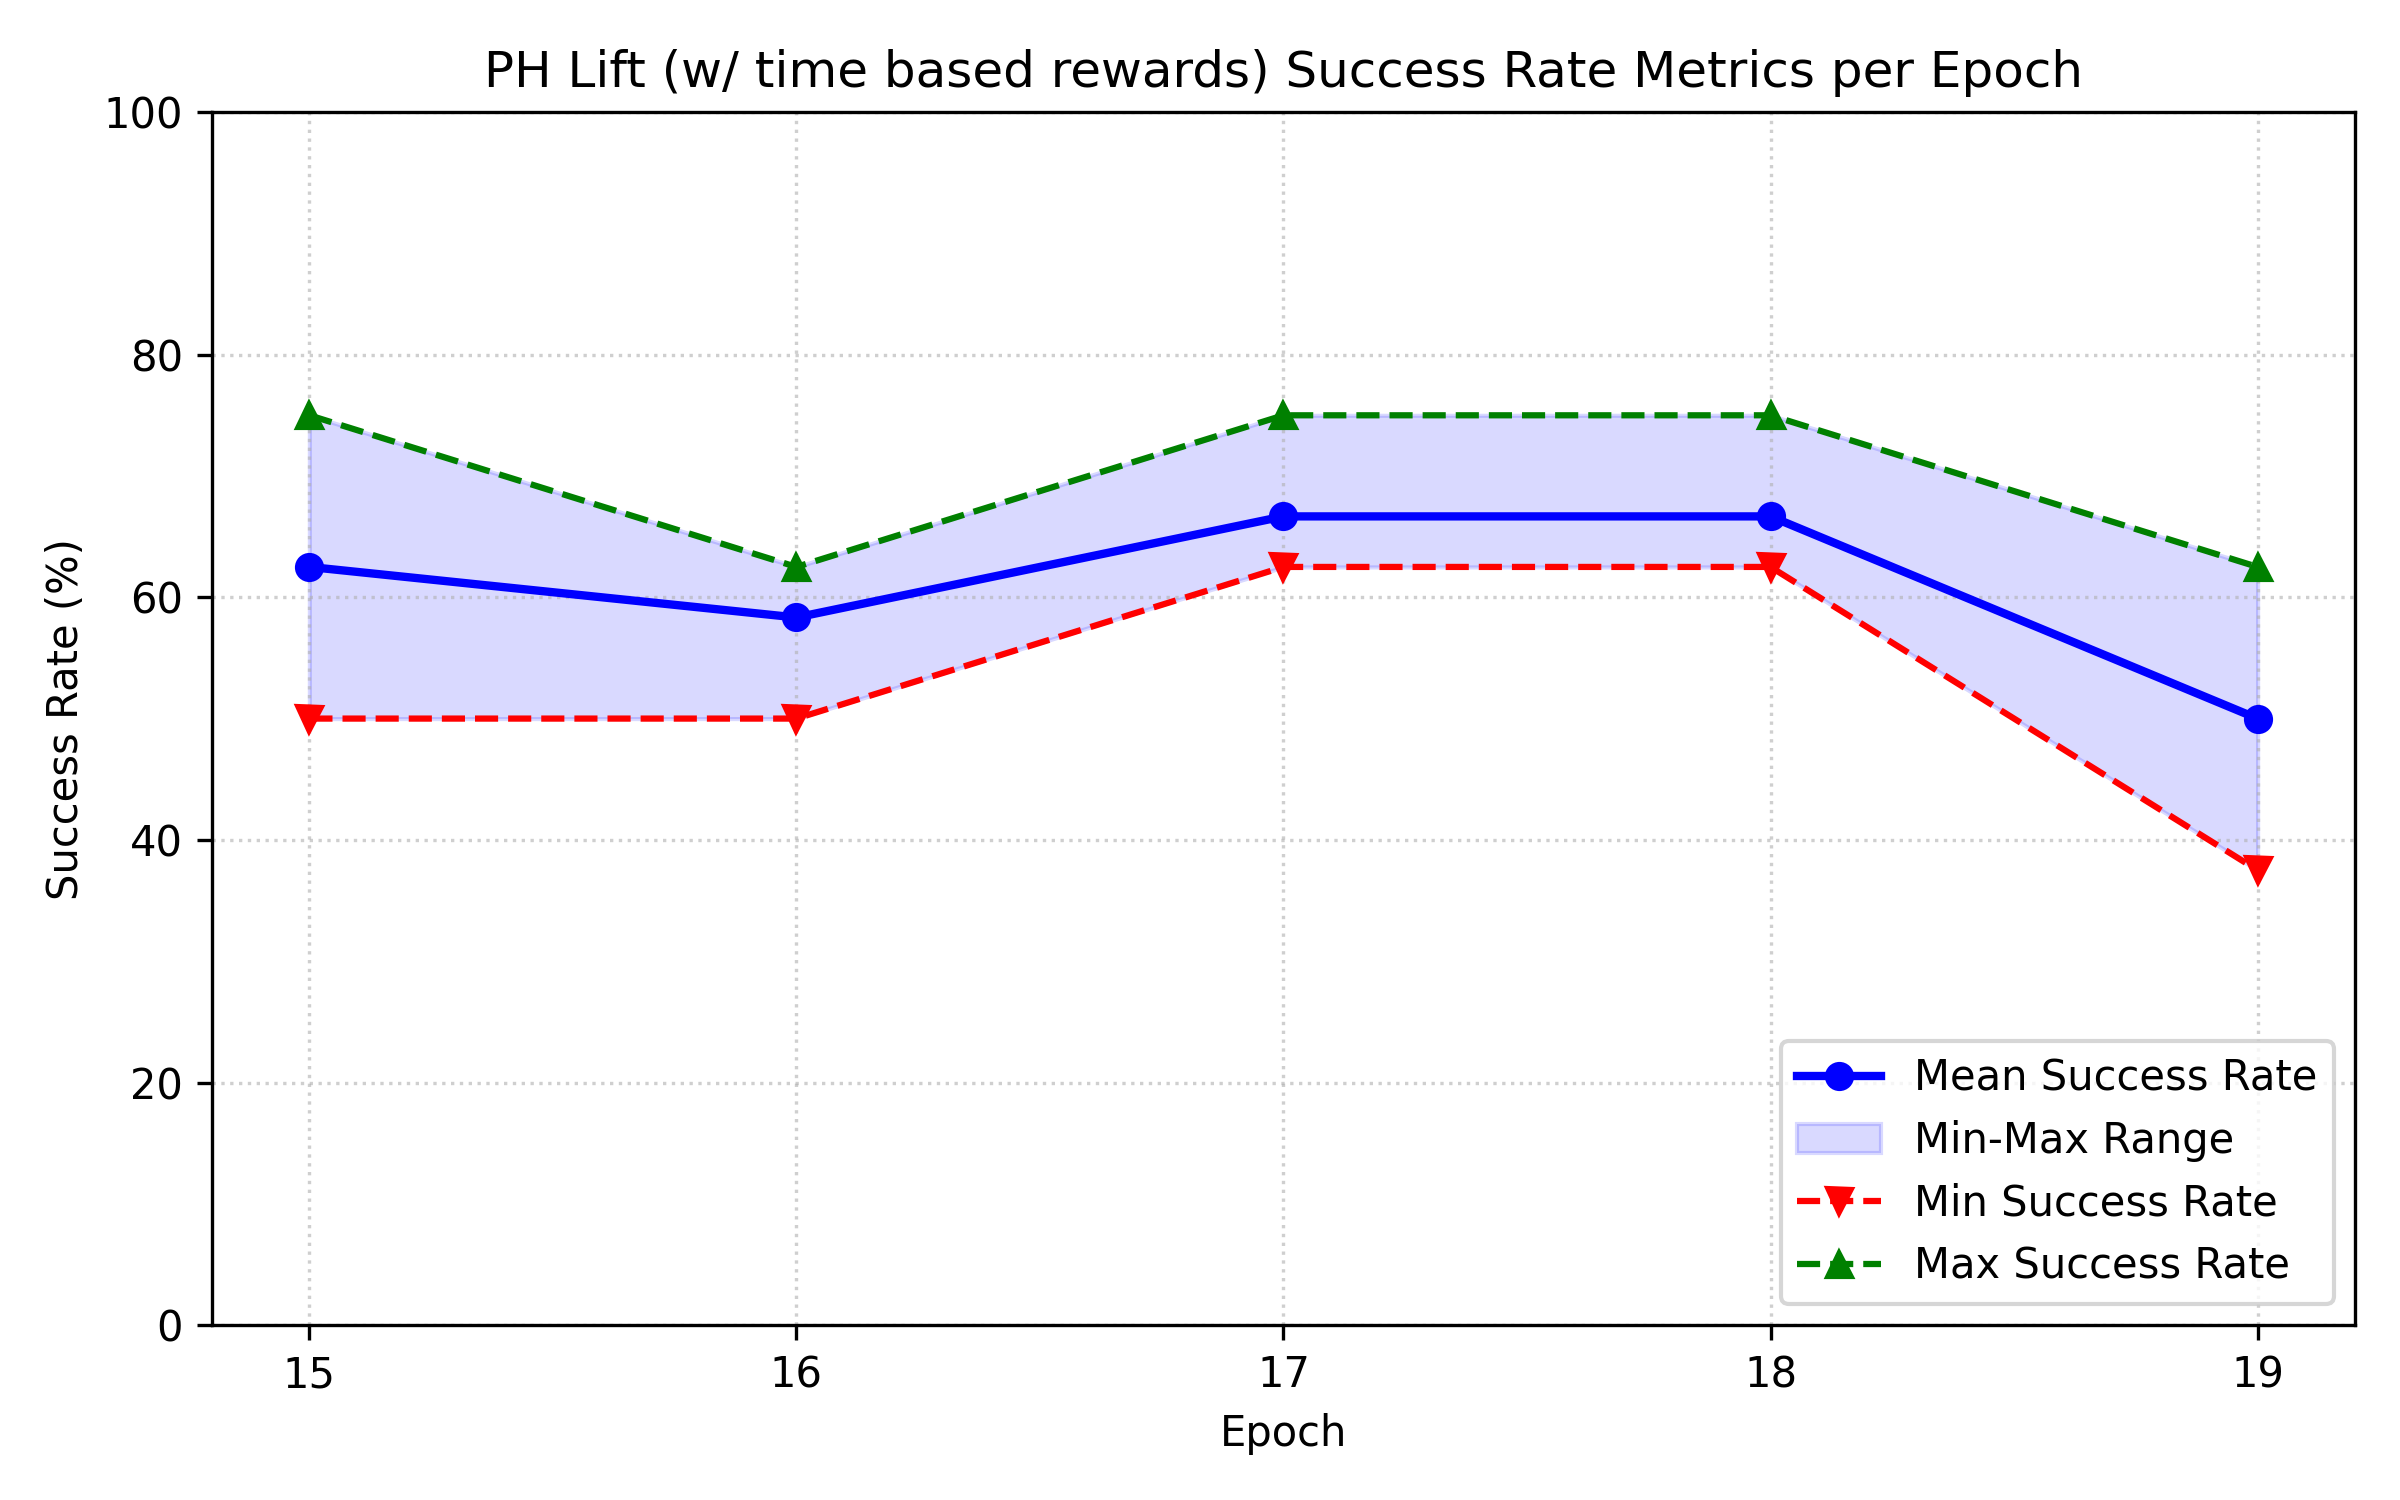

Here is the Python script that generated this plot:
"""These are the results from ICL carried out on PH lift task with negative time based rewards (-1 at every step, +100 on success - meant to help discriminate between the better and worse trajectories)."""
import matplotlib.pyplot as plt
import numpy as np

# Data grouped by epoch
epochs = [15, 16, 17, 18, 19]
data = {
    15: [50.0, 75.0, 62.5],
    16: [62.5, 62.5, 50.0],
    17: [62.5, 62.5, 75.0],
    18: [75.0, 62.5, 62.5],
    19: [62.5, 37.5, 50.0] 
}

# Calculate statistics
means = [np.mean(data[e]) for e in epochs]
mins = [np.min(data[e]) for e in epochs]
maxs = [np.max(data[e]) for e in epochs]

# Plotting setup
fig, ax = plt.subplots(figsize=(8, 5))

# Plot mean line
ax.plot(epochs, means, label='Mean Success Rate', color='blue', marker='o', linewidth=2)

# Shaded area representing the range between min and max
ax.fill_between(epochs, mins, maxs, color='blue', alpha=0.15, label='Min-Max Range')

# Plot min and max markers/lines
ax.plot(epochs, mins, label='Min Success Rate', color='red', linestyle='--', marker='v')
ax.plot(epochs, maxs, label='Max Success Rate', color='green', linestyle='--', marker='^')

# Graph customization
ax.set_xlabel('Epoch')
ax.set_ylabel('Success Rate (%)')
ax.set_title('PH Lift (w/ time based rewards) Success Rate Metrics per Epoch')
ax.set_xticks(epochs)
ax.set_ylim(0, 100)
ax.grid(True, linestyle=':', alpha=0.6)
ax.legend(loc='lower right')

# Adjust layout and save the visualization
plt.tight_layout()
plt.savefig('time_based.png', dpi=300)
